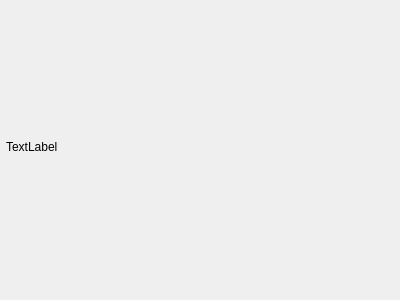
<?xml version="1.0" encoding="UTF-8"?>
<ui version="4.0">
 <class>UI</class>
 <widget class="QWidget" name="UI">
  <property name="geometry">
   <rect>
    <x>0</x>
    <y>0</y>
    <width>400</width>
    <height>300</height>
   </rect>
  </property>
  <property name="windowTitle">
   <string>AUI - TRADR Proyect</string>
  </property>
  <layout class="QHBoxLayout" name="globalLayout">
   <property name="spacing">
    <number>1</number>
   </property>
   <property name="leftMargin">
    <number>6</number>
   </property>
   <property name="topMargin">
    <number>0</number>
   </property>
   <property name="rightMargin">
    <number>6</number>
   </property>
   <property name="bottomMargin">
    <number>6</number>
   </property>
   <item>
    <widget class="QLabel" name="label">
     <property name="text">
      <string>TextLabel</string>
     </property>
    </widget>
   </item>
  </layout>
 </widget>
 <resources/>
 <connections/>
</ui>
